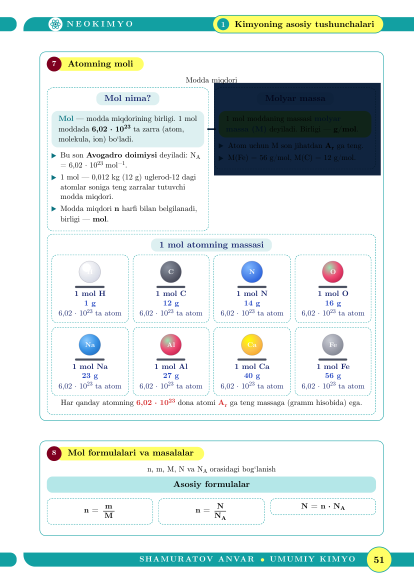
#> input picture kitob/black_check/png/mupdf_original_51.png, 827 x 1170 px (shown at 1/2 size)
$ python -i enhance.py   (imports and definitions only)   (older library calls are emulated)
#> lines starting #> are read from the running program, lines starting #| are printed output that depends on the picture
"""Classical image-quality enhancement for raster pictures inside the book PDF.

No AI super-resolution model is available offline, so this is: de-JPEG / denoise
(edge-preserving), Lanczos upscaling to a target effective dpi, gentle
edge-aware sharpening, clean alpha.  Verify every result by eye.

    from enhance import load, metrics, enhance, to_png_bytes, to_jpeg_bytes
    arr = load(doc, xref)                        # H x W x 4 float RGBA
    m = metrics(arr)                             # sharpness / noise / blockiness
    out = enhance(arr, scale=2, denoise=4, sharpen=0.6)
    doc[page].replace_image(xref, stream=to_png_bytes(out))   # geometry unchanged
"""
import io
import numpy as np
import cv2
import pymupdf
from PIL import Image


# [22 lines left out: function load, not called in this run]


def metrics(arr):
    g = cv2.cvtColor(arr[:, :, :3].astype(np.uint8), cv2.COLOR_RGB2GRAY).astype(np.float32)
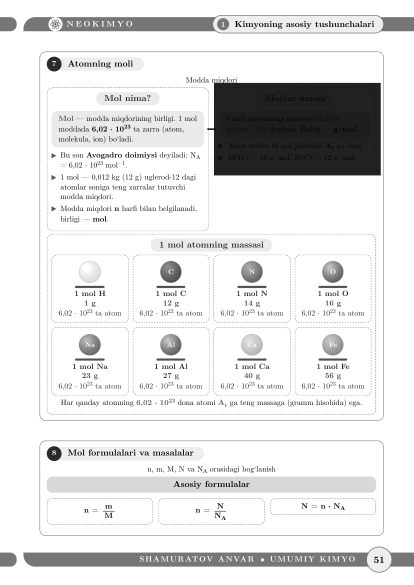
#> g: shape (1170, 827) float32 (shown at 1/2 size); min 0, max 255, mean 227.3
    lap = cv2.Laplacian(g, cv2.CV_32F)
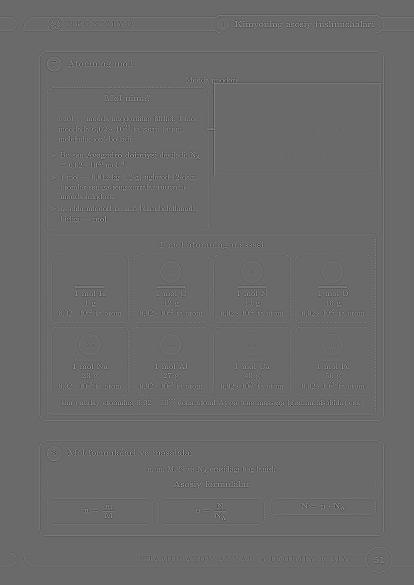
#> lap: shape (1170, 827) float32 (shown at 1/2 size); min -579, max 811, mean 0; drawn with min black and max white
    sharp = float(lap.var())
#> sharp = 3363.1
    # noise: median absolute deviation of the high-pass residual in flat areas
    blur = cv2.GaussianBlur(g, (0, 0), 1.0)
    res = g - blur
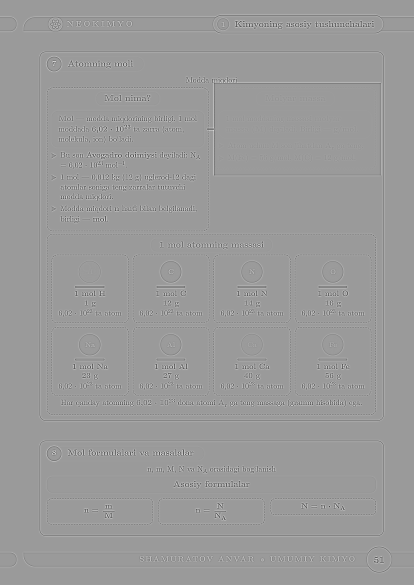
#> res: shape (1170, 827) float32 (shown at 1/2 size); min -193.2, max 124.9, mean 0; drawn with min black and max white
    noise = float(np.median(np.abs(res)) * 1.4826)
#> noise = 2.26e-05
    # 8x8 JPEG blockiness: mean abs step across block borders vs inside blocks
    dx = np.abs(np.diff(g, axis=1))
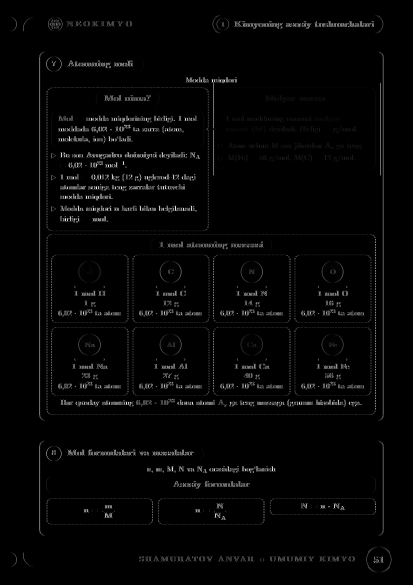
#> dx: shape (1170, 826) float32 (shown at 1/2 size); min 0, max 254, mean 5.2
    h, w = dx.shape
#> h = 1170; w = 826
    cols = np.arange(w)
#> cols = 826 values from 0 to 825
    border = dx[:, (cols % 8) == 7].mean() if w > 16 else 0.0
#> border = 6.36
    inner = dx[:, (cols % 8) != 7].mean() if w > 16 else 1.0
#> inner = 5.03
    return dict(size=(arr.shape[1], arr.shape[0]), sharpness=round(sharp, 1), noise=round(noise, 2),
                blockiness=round(float(border / max(inner, 1e-3)), 2))


# [36 lines left out: functions enhance, to_png_bytes, to_jpeg_bytes, not called in this run]

>>> import cv2
>>> picture = cv2.cvtColor(cv2.imread('../black_check/png/mupdf_original_51.png'), cv2.COLOR_BGR2RGB)
>>> result = metrics(picture)
#> result = {'size': (827, 1170), 'sharpness': 3363.1, 'noise': 0, 'blockiness': 1.26}

$ run again, on kitob/black_check/png/mupdf_original_52.png
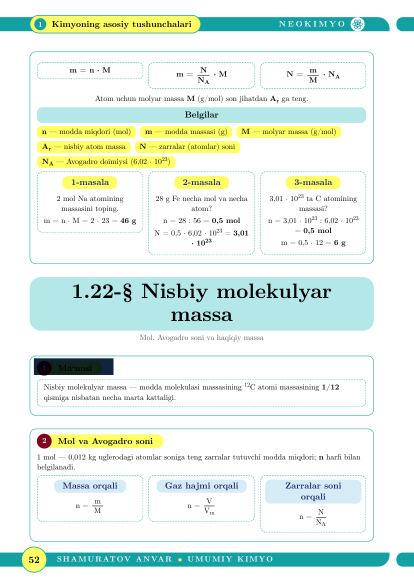
#> input picture kitob/black_check/png/mupdf_original_52.png, 827 x 1170 px (shown at 1/2 size)
#> sharp = 3693.8
#> in metrics, `res = g - blur`:
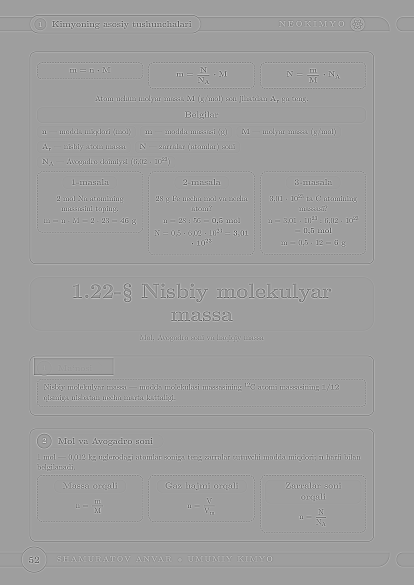
#> res: shape (1170, 827) float32 (shown at 1/2 size); min -193.2, max 118.3, mean 0; drawn with min black and max white
#> noise = 2.26e-05
#> in metrics, `dx = np.abs(np.diff(g, axis=1))`:
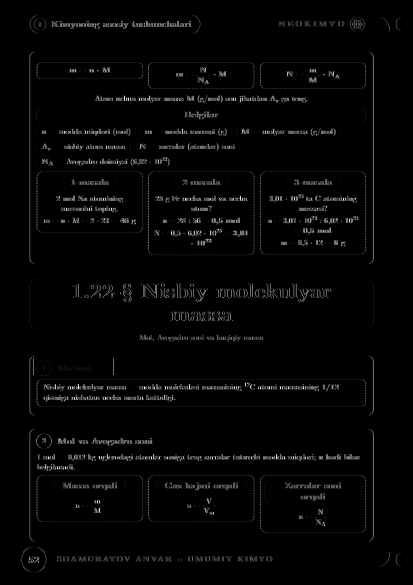
#> dx: shape (1170, 826) float32 (shown at 1/2 size); min 0, max 254, mean 5.2
#> border = 4.55
#> inner = 5.32
#> result = {'size': (827, 1170), 'sharpness': 3693.8, 'noise': 0, 'blockiness': 0.85}

$ run again, on kitob/black_check/png/mupdf_original_82.png
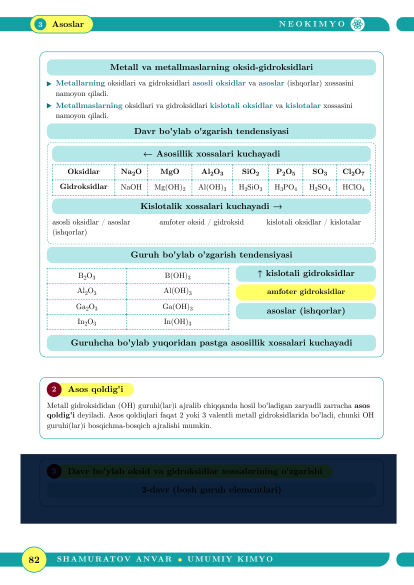
#> input picture kitob/black_check/png/mupdf_original_82.png, 827 x 1170 px (shown at 1/2 size)
#> sharp = 4128.8
#> in metrics, `res = g - blur`:
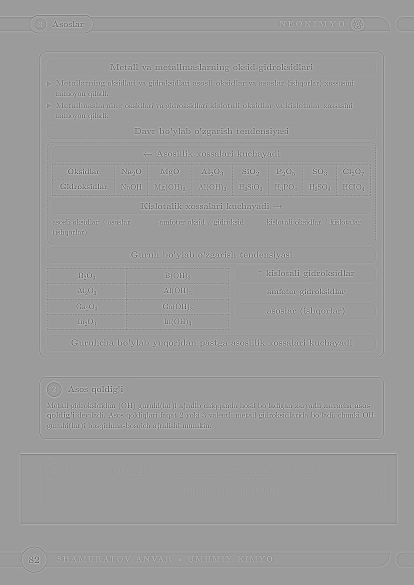
#> res: shape (1170, 827) float32 (shown at 1/2 size); min -193.4, max 123, mean 0; drawn with min black and max white
#> noise = 2.26e-05
#> in metrics, `dx = np.abs(np.diff(g, axis=1))`:
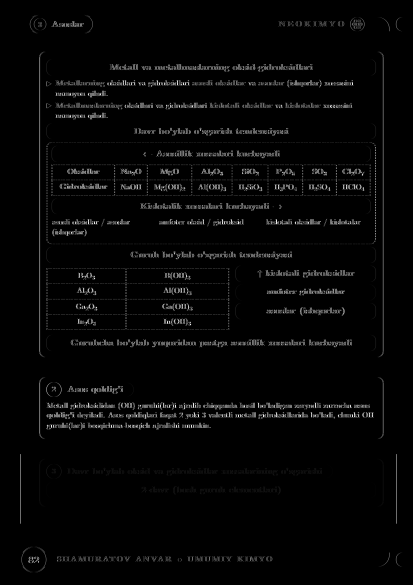
#> dx: shape (1170, 826) float32 (shown at 1/2 size); min 0, max 255, mean 6.1
#> border = 6.84
#> inner = 5.98
#> result = {'size': (827, 1170), 'sharpness': 4128.8, 'noise': 0, 'blockiness': 1.14}

$ run again, on kitob/black_check/png/mupdf_original_83.png
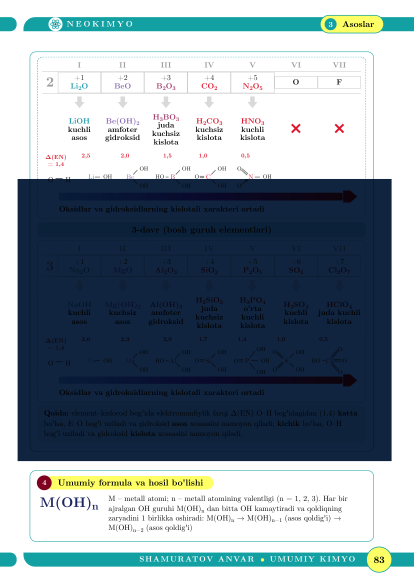
#> input picture kitob/black_check/png/mupdf_original_83.png, 827 x 1170 px (shown at 1/2 size)
#> sharp = 2002.9
#> in metrics, `res = g - blur`:
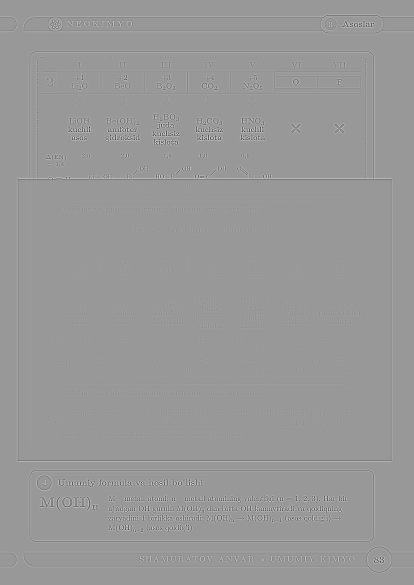
#> res: shape (1170, 827) float32 (shown at 1/2 size); min -193.2, max 129.3, mean 0; drawn with min black and max white
#> noise = 2.26e-05
#> in metrics, `dx = np.abs(np.diff(g, axis=1))`:
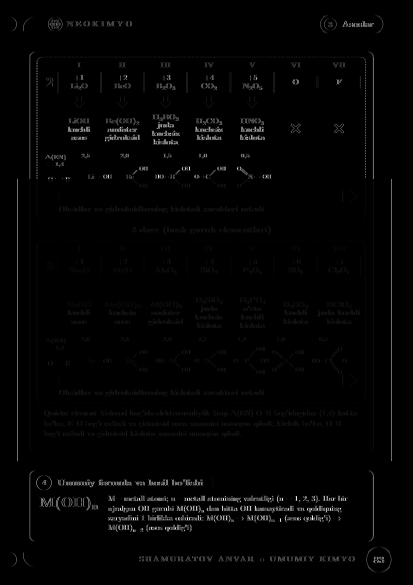
#> dx: shape (1170, 826) float32 (shown at 1/2 size); min 0, max 255, mean 3.5
#> border = 3.1
#> inner = 3.57
#> result = {'size': (827, 1170), 'sharpness': 2002.9, 'noise': 0, 'blockiness': 0.87}
